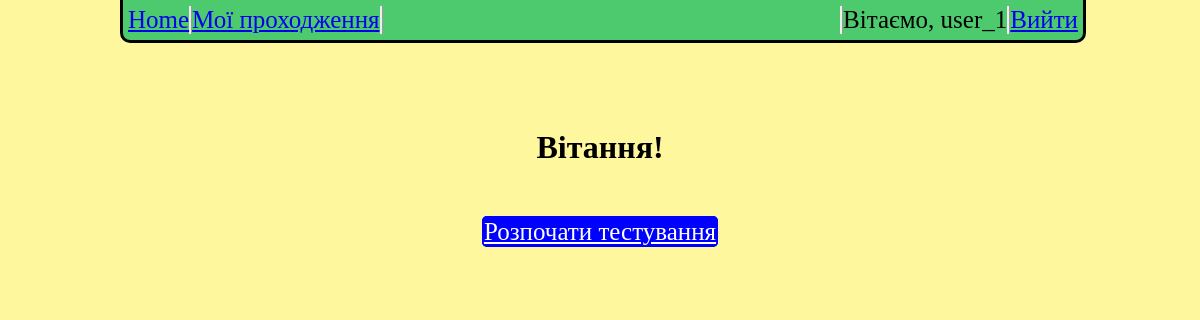
The page / (signed in) on the database as committed earlier.
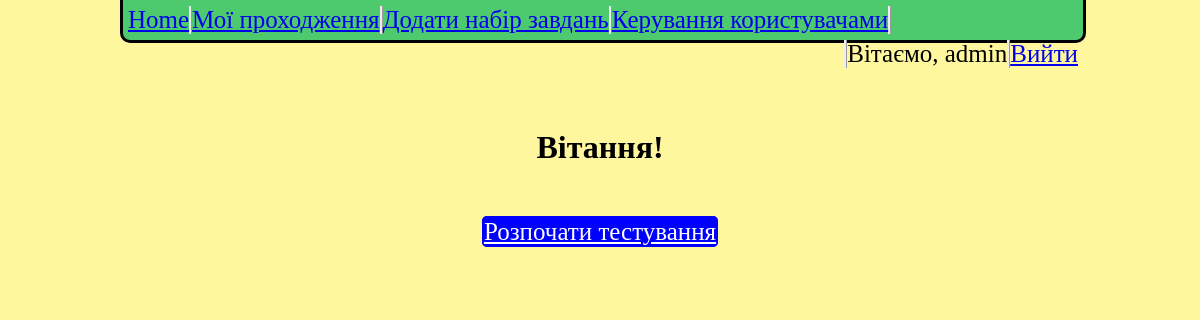
The same page on the database as committed later.
### models/user.py (models this page shows, shortened)
class UserModel(db.Model, UserMixin):
    __tablename__ = "user"
    user_id = db.Column(db.Integer, primary_key=True)
    user_login = db.Column(db.String(50), nullable=False, unique=True)
    user_password = db.Column(db.String(100), nullable=False)
    user_access_level = db.Column(db.String(50), nullable=False)
    def get_id(self):
        return(self.user_id)
    @classmethod
    def find_by_id(cls, user_id):
        return UserModel.query.filter_by(user_id=user_id).first()

### app.py (the view)
@app.route('/')
def index():
    new_try = QuadraticEquation(5, 3, 7)
    testing_tasks = CreateAlgebraTasks(5)
    cube_params = GeometrySolutions.cube(cube_edge=5)
    print("-----------------------------------Test_creation-------------------------------------------------")
    test_tasks = CreateTasks(5)
    print("-----------------------------------PARSER-------------------------------------------------")
    return render_template('index.html', cube_params=cube_params, user=UserModel(), validate_user=load_user(current_user.get_id()))

### app.py (called while the page is built)
@manager.user_loader
def load_user(user_id):
    return UserModel.query.get(user_id)

@app.after_request
def redirect_to_signin(response):
    if response.status_code == 401:
        return redirect(url_for('login_page') + '?next=' + request.url)
    return response

### logic_algorithms/algebra.py (called while the page is built)
    @classmethod
    def diskr(cls, a, b, c):
        return power(b, 2) - 4*a*c

    @classmethod
    def solves(cls, a, b, c, d):
        if d < 0:
            return "Коренiв немає"
        elif d == 0:
            return (-b)/(2*a)
        else:
            roots = []
            roots.append((-b + sqrt(d))/(2*a))
            roots.append((-b - sqrt(d))/(2*a))
            return roots

    @classmethod
    def roundation_solver(cls, number, roundation_rank):
        return round(number, roundation_rank)

    @classmethod
    def get_rank(cls, rank):
        return cls.ranks[str(rank)]

### logic_algorithms/geometry.py (called while the page is built)
    @classmethod
    def square_square(cls, square_edge):
        return square_edge**2

    @classmethod
    def square_perimeter(cls, square_edge):
        return square_edge*4

    @classmethod
    def rectangle_square(cls, rectangle_length, rectangle_width):
        return rectangle_length*rectangle_width

### templates/index.html (shortened to what this page needs)
<html>
    <head>
        <link rel="stylesheet" type="text/css" href="{{ url_for( 'static', filename='css/style.css', v=8) }}">
    </head>
    <body>
        <div class="header">
            <div class="nav_buttons">
                <div class="home_button">
                    <a href="{{url_for('index')}}">Home</a>
                </div>
                <div class="my_posts">
                    <a href="{{url_for('history')}}">Мої проходження</a>
                </div>
                {% if user.find_by_id(current_user.get_id()).user_access_level == 'admin' %}
                <div class="create_tasks_button">
                    <a href="{{ url_for('create_pull_of_tasks') }}">Додати набір завдань</a>
                </div>
                <div class="create_tasks_button">
                    <a href="{{ url_for('admin_user_management') }}">Керування користувачами</a>
                </div>
                {% endif %}
            </div>
            <div class="log_buttons">
                {% if validate_user != None %}
                <div class="logout">
                    <a href="{{url_for('logout')}}">Вийти</a>
                </div>
                <div class="logged_in_user">
                    Вітаємо, {{user.find_by_id(current_user.get_id()).user_login}}
                </div>
                {% endif %}
            </div>
        </div>
        <div class="index_title">
            <h1> Вітання! </h1>
        </div>
        <div class="start_testing">
            <div class="start_button">
            <a href="{{ url_for('solve_tasks') }}">Розпочати тестування</a>
            </div>
        </div>
    </body>
</html>

Rows that differ between the two databases and show on the page:
changed UserModel: user_access_level "simple_user" → "admin" (drawn); find_by_id "user_1" → "admin"
Other text that changed with them:
text now shown: "Додати набір завдань Керування користувачами"
